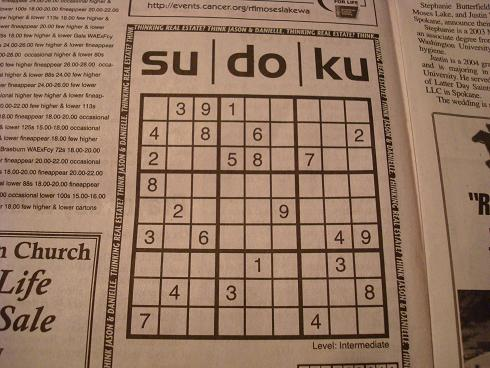
#> input picture sudoku9.jpg, 490 x 368 px
$ python contours2.py
#> lines starting #> are read from the running program, lines starting #| are printed output that depends on the picture; after the words box and inside, x2 and y2 are one past the last pixel; in counts of white or black regions, pixels touching at a corner belong together
import cv2
from imutils import contours as imutils_contours
import numpy as np
import math
import os

def order_points(points):
    """
        Credits to: https://www.pyimagesearch.com/2014/08/25/4-point-opencv-getperspective-transform-example/
    :param points: List of 4 points
    :return:
    """
    pts = np.array([item for sublist in points for item in sublist])
    rect = np.zeros((4, 2), dtype="float32")

    s = pts.sum(axis=1)
    rect[0] = pts[np.argmin(s)]
    rect[2] = pts[np.argmax(s)]

    diff = np.diff(pts, axis=1)
    rect[1] = pts[np.argmin(diff)]
    rect[3] = pts[np.argmax(diff)]

    return rect


def distance_between_points(point1, point2):
    return math.sqrt(math.pow((point2[0] - point1[0]), 2) + math.pow((point2[1] - point1[1]), 2))


def get_new_image_size_from_points(points):
    top_left, top_right, bottom_right, bottom_left = points

    print(top_left)
    print(top_right)
    print(bottom_right)
    print(bottom_left)

    top_width = int(distance_between_points(top_left, top_right))
    bottom_width = int(distance_between_points(bottom_left, bottom_right))
    max_width = max(top_width, bottom_width)

    left_height = int(distance_between_points(top_left, bottom_left))
    right_height = int(distance_between_points(top_right, bottom_right))
    max_height = max(left_height, right_height)

    return max_width, max_height


image = cv2.imread('sudoku9.jpg')
#> image is the input picture: shape (368, 490, 3); mean B, G, R 99.6, 120.7, 150.8
image = cv2.cvtColor(image, cv2.COLOR_BGR2GRAY)
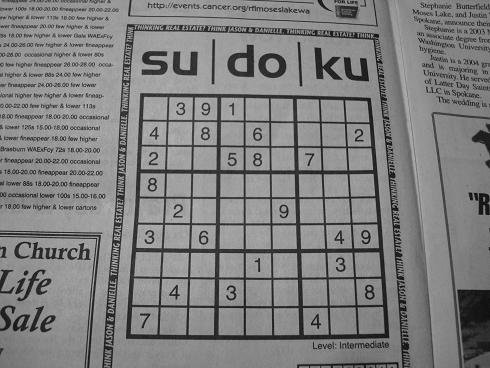
#> image: shape (368, 490); min 4, max 196, mean 127.3
blurred = cv2.GaussianBlur(image, (5, 5), cv2.BORDER_DEFAULT)
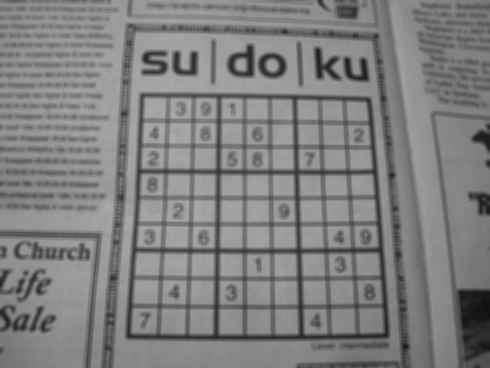
#> blurred: shape (368, 490); min 17, max 173, mean 127.3

threshold = cv2.adaptiveThreshold(blurred, 255, cv2.ADAPTIVE_THRESH_GAUSSIAN_C, cv2.THRESH_BINARY, 11, 2)
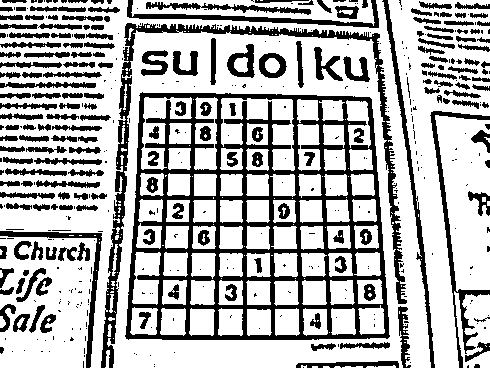
#> threshold: shape (368, 490); 69.8% white; 441 black regions (254 under 20 px), largest, box (x1, y1, x2, y2) and area: (125, 92, 390, 340) 19754, (101, 23, 407, 368) 5974, (430, 111, 490, 368) 1719
threshold = 255 - threshold
#> threshold: shape (368, 490); 30.2% white; 441 white regions (254 under 20 px)

contours, hierarchies = cv2.findContours(threshold, cv2.RETR_EXTERNAL, cv2.CHAIN_APPROX_SIMPLE)
#> contours = 359 contours, 213 with area under 20; largest, box (x1, y1, x2, y2) and area: (125, 92, 390, 340) 60203, (101, 23, 407, 368) 5298, (430, 111, 490, 368) 1286, (382, 0, 435, 368) 1243, (127, 0, 379, 28) 1044

print(f'Found {len(contours)} contour(s).')
#| Found 359 contour(s).

blank = np.zeros(image.shape[:2], dtype='uint8')
# cv.drawContours(blank, contours, -1, (255, 255, 255), -1)


max_area = 0
best_cnt = None
for cnt in contours:
    area = cv2.contourArea(cnt)
    if area > 1000:
        if area > max_area:
            max_area = area
            best_cnt = cnt
#> this loop made 359 passes
#> (area, max_area) on passes 178, 199: (1286, 1286), (60203, 60203)
#> area on passes 7, 21, 22, 23, 41, 42: 339, 82.5, 123.5, 160.5, 136.5, 186.5
#> after the loop, best_cnt = contour of 132 points, box (x1, y1, x2, y2) (125, 92, 390, 340), area 60203; max_area = 60203

cv2.drawContours(blank, best_cnt, -1, (255, 255, 255), 1)
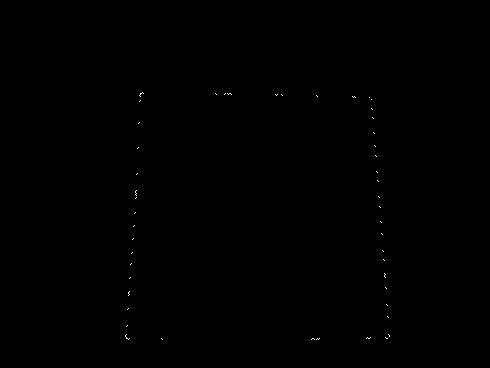
#> blank: shape (368, 490); 0.07% white in thin lines or dots, all inside (x1, y1, x2, y2) = (125, 92, 390, 340)
mask = np.zeros((image.shape[:2]), np.uint8)
cv2.drawContours(mask, [best_cnt], 0, 255, -1)
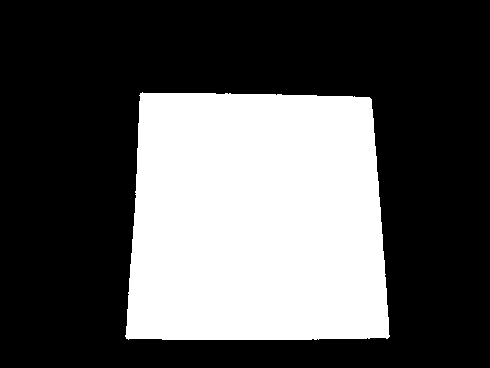
#> mask: shape (368, 490); 33.7% white; 1 white region, box (x1, y1, x2, y2) and area: (125, 92, 390, 340) 60692
cv2.drawContours(mask, [best_cnt], 0, 0, 2)
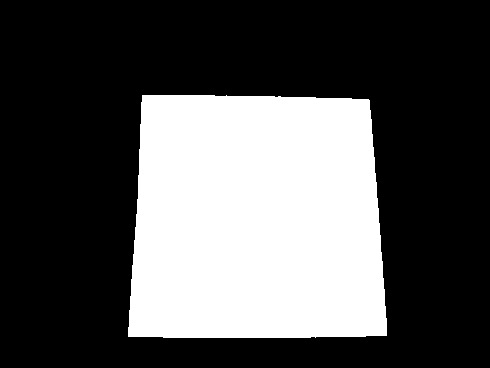
#> mask: shape (368, 490); 32.5% white; 1 white region, box (x1, y1, x2, y2) and area: (128, 95, 387, 338) 58681

# Must reorder points in correct position using order_points function!
corners = cv2.goodFeaturesToTrack(mask, 4, 0.1, 10)
#> corners = [[128, 336], [386, 335], [142, 95], [368, 100]]
corners = order_points(corners)
#> in order_points, `s = pts.sum(axis=1)`: s = [464, 721, 237, 468]
#> in order_points, `diff = np.diff(pts, axis=1)`: diff = [208, -51, -47, -268]
#> corners = [[142, 95], [368, 100], [386, 335], [128, 336]]
width, height = get_new_image_size_from_points(corners)
#> in get_new_image_size_from_points, `top_left, top_right, bottom_right, bottom_left = points`: top_left = [142, 95]; top_right = [368, 100]; bottom_right = [386, 335]; bottom_left = [128, 336]
#| [142.  95.]
#| [368. 100.]
#| [386. 335.]
#| [128. 336.]
#> in get_new_image_size_from_points, `top_width = int(distance_between_points(top_left, top_right))`: top_width = 226
#> in get_new_image_size_from_points, `bottom_width = int(distance_between_points(bottom_left, bottom_right))`: bottom_width = 258
#> in get_new_image_size_from_points, `left_height = int(distance_between_points(top_left, bottom_left))`: left_height = 241
#> in get_new_image_size_from_points, `right_height = int(distance_between_points(top_right, bottom_right))`: right_height = 235
#> in get_new_image_size_from_points, `max_height = max(left_height, right_height)`: max_height = 241
#> width = 258; height = 241
dst = np.array([
    [0, 0],
    [width - 1, 0],
    [width - 1, height - 1],
    [0, height - 1]], dtype="float32")
#> dst = [[0, 0], [257, 0], [257, 240], [0, 240]]

perspective_matrix = cv2.getPerspectiveTransform(corners, dst)
#> perspective_matrix = [[1.15, 0.067, -170.1], [-0.0262, 1.18, -108.7], [-0.000126, 0.000614, 1]]
warped = cv2.warpPerspective(image, perspective_matrix, (width, height))
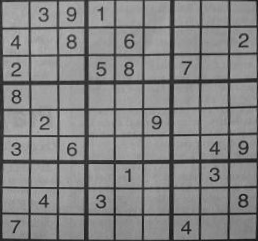
#> warped: shape (241, 258); min 19, max 190, mean 131.9
grid = np.copy(warped)
cv2.imwrite(f'./warped.png', warped)

cv2.imshow('warped', warped)

# Load image, grayscale, and adaptive threshold
image = cv2.imread('warped.png')
#> (the run stopped early here; a loop or call above may not have finished)

$ run again, with sudoku1.jpg copied over sudoku9.jpg
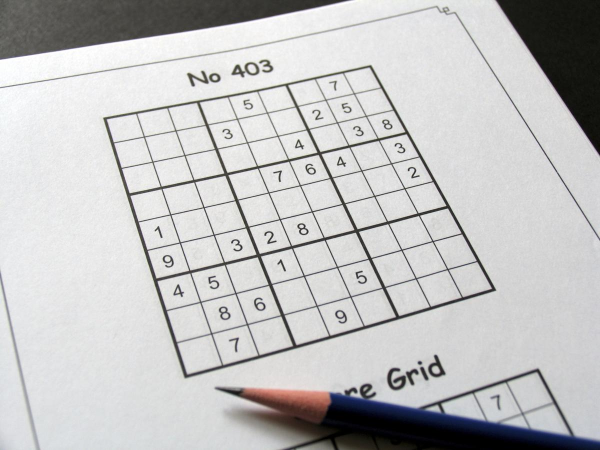
#> input picture sudoku1.jpg, 1200 x 900 px (shown at 1/2 size)
#> image is the input picture: shape (900, 1200, 3); mean B, G, R 194.2, 194.2, 194.4
#> image: shape (900, 1200)
#> contours = 1973 contours, 1940 with area under 20; largest, box (x1, y1, x2, y2) and area: (206, 130, 993, 757) 310632, (648, 737, 1200, 891) 23747, (0, 11, 1200, 481) 5339, (0, 0, 707, 119) 3621, (991, 0, 1200, 312) 1990
#| Found 1973 contour(s).
#> the loop `for cnt in contours:` made 1973 passes
#> (area, max_area) on passes 109, 145, 1563: (1161, 1161), (23747, 23747), (310632.5, 310632.5)
#> after the loop `for cnt in contours:`: best_cnt = contour of 1283 points, box (x1, y1, x2, y2) (206, 130, 993, 757), area 310632; max_area = 310632.5
#> blank: shape (900, 1200); 0.12% white in thin lines or dots, all inside (x1, y1, x2, y2) = (206, 130, 993, 757)
#> `cv2.drawContours(mask, [best_cnt], 0, 0, 2)`:
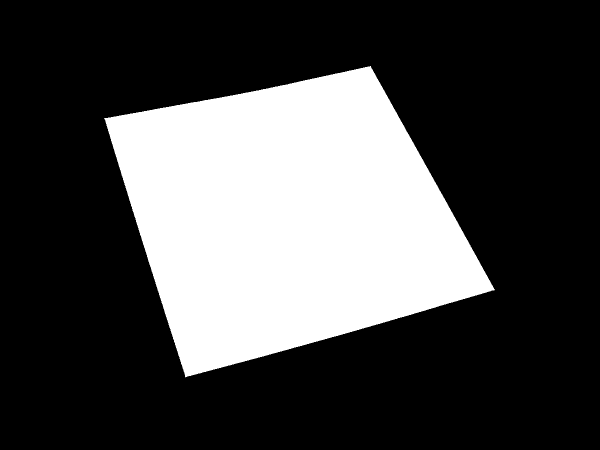
#> mask: shape (900, 1200) (shown at 1/2 size); 28.4% white; 1 white region, box (x1, y1, x2, y2) and area: (208, 132, 990, 755) 306753
#> `corners = cv2.goodFeaturesToTrack(mask, 4, 0.1, 10)`: corners = [[988, 579], [209, 237], [741, 132], [371, 753]]
#> s = [1567, 446, 873, 1124]
#> diff = [-409, 28, -609, 382]
#> `corners = order_points(corners)`: corners = [[209, 237], [741, 132], [988, 579], [371, 753]]
#> top_left = [209, 237]; top_right = [741, 132]; bottom_right = [988, 579]; bottom_left = [371, 753]
#| [209. 237.]
#| [741. 132.]
#| [988. 579.]
#| [371. 753.]
#> top_width = 542
#> bottom_width = 641
#> left_height = 540
#> right_height = 510
#> max_height = 540
#> width = 641; height = 540
#> dst = [[0, 0], [640, 0], [640, 539], [0, 539]]
#> perspective_matrix = [[1.14, -0.358, -153.6], [0.257, 1.3, -362.3], [-7.31e-05, 0.000466, 1]]
#> `warped = cv2.warpPerspective(image, perspective_matrix, (width, height))`:
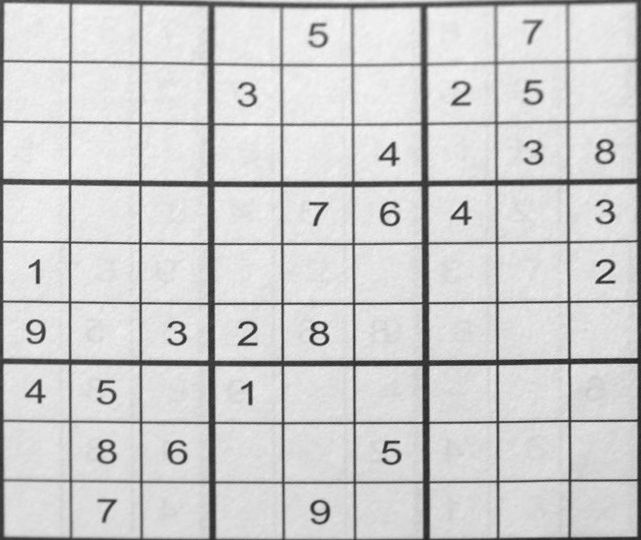
#> warped: shape (540, 641); min 31, max 248, mean 206.2

$ run again, with sudoku2.jpg copied over sudoku9.jpg
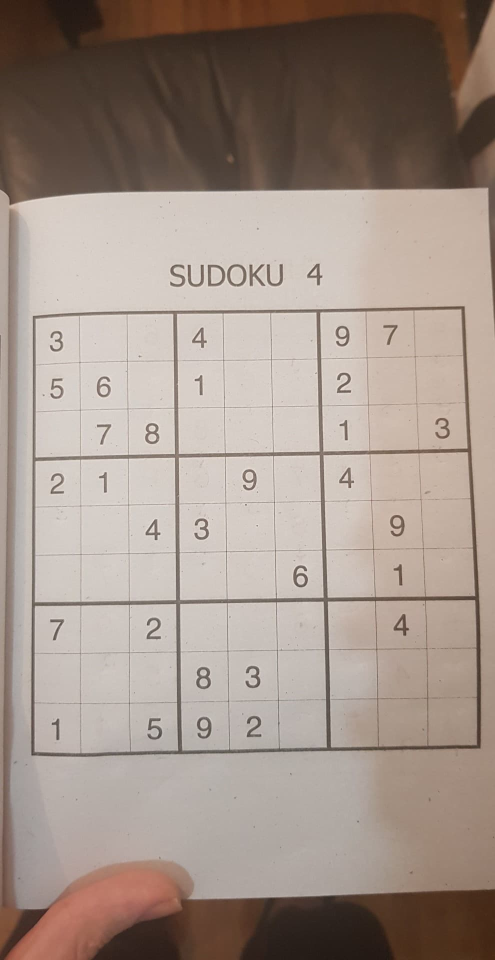
#> input picture sudoku2.jpg, 990 x 1920 px (shown at 1/2 size)
#> image is the input picture: shape (1920, 990, 3); mean B, G, R 137.1, 146.7, 161.5
#> image: shape (1920, 990)
#> contours = 559 contours, 528 with area under 20; largest, box (x1, y1, x2, y2) and area: (62, 612, 962, 1514) 781728, (0, 370, 990, 674) 5872, (4, 417, 28, 1814) 4512, (351, 1779, 990, 1828) 2878, (455, 528, 493, 573) 1344
#| Found 559 contour(s).
#> the loop `for cnt in contours:` made 559 passes
#> (area, max_area) on passes 75, 315: (2878, 2878), (781727.5, 781727.5)
#> after the loop `for cnt in contours:`: best_cnt = contour of 616 points, box (x1, y1, x2, y2) (62, 612, 962, 1514), area 781728; max_area = 781727.5
#> blank: shape (1920, 990); 0.03% white in thin lines or dots, all inside (x1, y1, x2, y2) = (62, 612, 962, 1514)
#> `cv2.drawContours(mask, [best_cnt], 0, 0, 2)`:
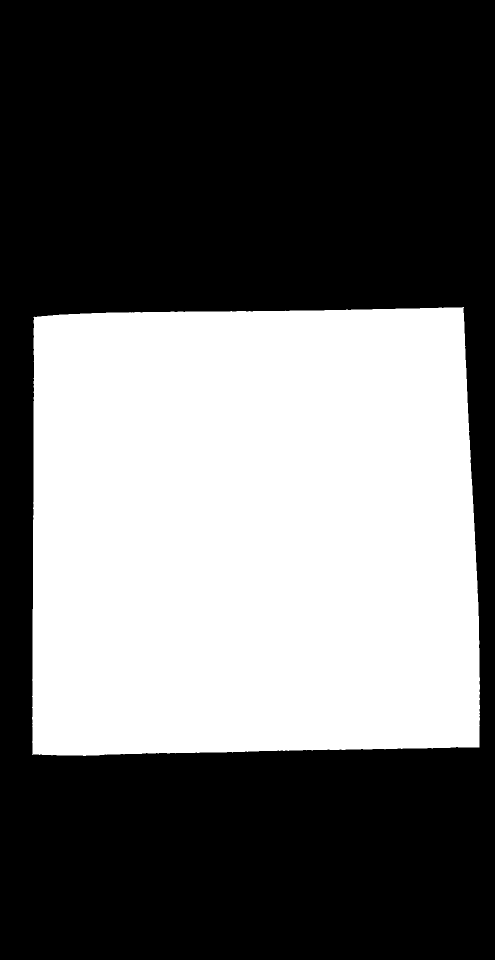
#> mask: shape (1920, 990) (shown at 1/2 size); 40.8% white; 1 white region, box (x1, y1, x2, y2) and area: (64, 614, 960, 1512) 776147
#> `corners = cv2.goodFeaturesToTrack(mask, 4, 0.1, 10)`: corners = [[68, 634], [927, 614], [65, 1508], [958, 1494]]
#> s = [702, 1541, 1573, 2452]
#> diff = [566, -313, 1443, 536]
#> `corners = order_points(corners)`: corners = [[68, 634], [927, 614], [958, 1494], [65, 1508]]
#> top_left = [68, 634]; top_right = [927, 614]; bottom_right = [958, 1494]; bottom_left = [65, 1508]
#| [ 68. 634.]
#| [927. 614.]
#| [ 958. 1494.]
#| [  65. 1508.]
#> top_width = 859
#> bottom_width = 893
#> left_height = 874
#> right_height = 880
#> width = 893; height = 880
#> dst = [[0, 0], [892, 0], [892, 879], [0, 879]]
#> perspective_matrix = [[1.08, 0.0037, -75.63], [0.0251, 1.08, -684.4], [1e-05, 4.64e-05, 1]]
#> `warped = cv2.warpPerspective(image, perspective_matrix, (width, height))`:
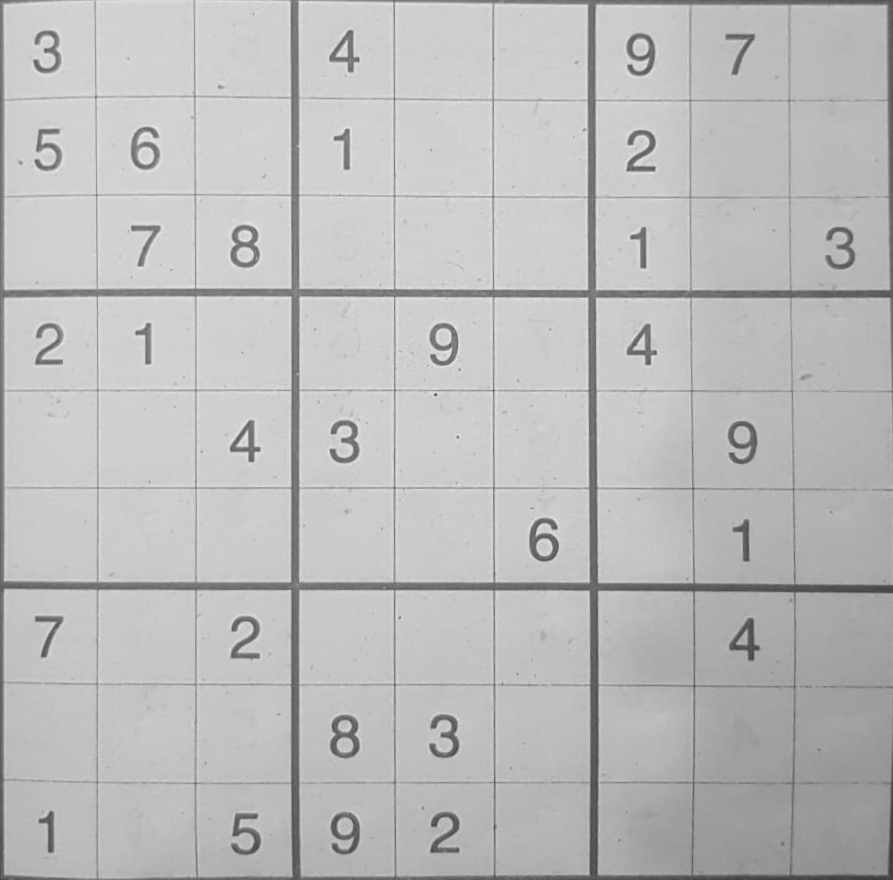
#> warped: shape (880, 893); min 57, max 240, mean 187.9

$ run again, with sudoku5.jpg copied over sudoku9.jpg
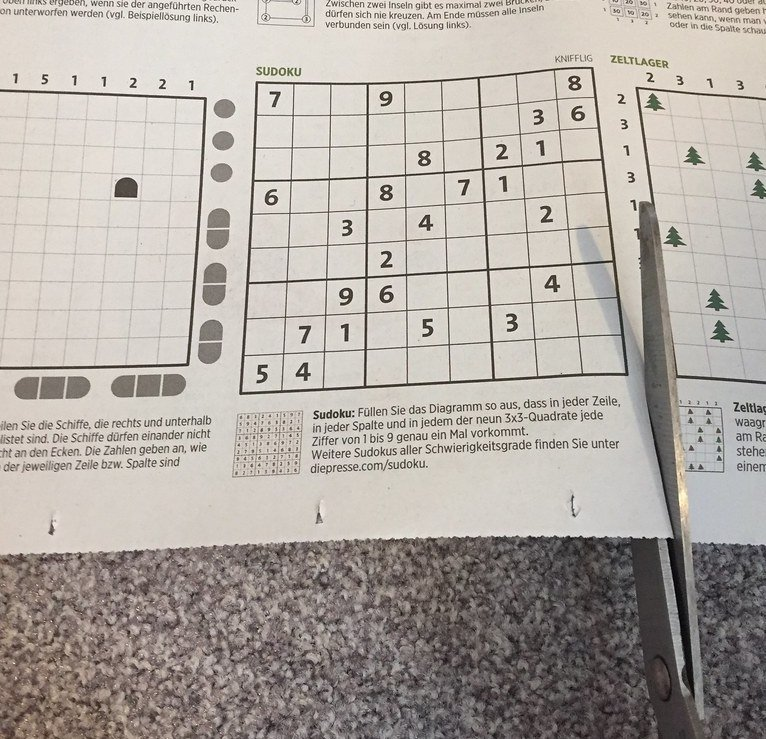
#> input picture sudoku5.jpg, 766 x 739 px
#> image is the input picture: shape (739, 766, 3); mean B, G, R 163.8, 170.1, 176.7
#> image: shape (739, 766)
#> contours = 1647 contours, 958 with area under 20; largest, box (x1, y1, x2, y2) and area: (238, 66, 630, 396) 112332, (633, 86, 766, 739) 6080, (353, 535, 694, 739) 4583, (0, 88, 208, 371) 2402, (192, 607, 301, 696) 1782
#| Found 1647 contour(s).
#> the loop `for cnt in contours:` made 1647 passes
#> (area, max_area) on passes 373, 538, 1470, 1490: (1782, 1782), (4583, 4583), (6080.5, 6080.5), (112332, 112332)
#> after the loop `for cnt in contours:`: best_cnt = contour of 196 points, box (x1, y1, x2, y2) (238, 66, 630, 396), area 112332; max_area = 112332
#> blank: shape (739, 766); 0.03% white in thin lines or dots, all inside (x1, y1, x2, y2) = (238, 66, 630, 396)
#> `corners = cv2.goodFeaturesToTrack(mask, 4, 0.1, 10)`: corners = [[241, 392], [626, 374], [257, 82], [591, 68]]
#> s = [633, 1000, 339, 659]
#> diff = [151, -252, -175, -523]
#> `corners = order_points(corners)`: corners = [[257, 82], [591, 68], [626, 374], [241, 392]]
#> top_left = [257, 82]; top_right = [591, 68]; bottom_right = [626, 374]; bottom_left = [241, 392]
#| [257.  82.]
#| [591.  68.]
#| [626. 374.]
#| [241. 392.]
#> top_width = 334
#> bottom_width = 385
#> left_height = 310
#> right_height = 307
#> max_height = 310
#> width = 385; height = 310
#> dst = [[0, 0], [384, 0], [384, 309], [0, 309]]
#> perspective_matrix = [[1.2, 0.0617, -312.5], [0.0504, 1.2, -111.6], [5.33e-06, 0.000517, 1]]
#> `warped = cv2.warpPerspective(image, perspective_matrix, (width, height))`:
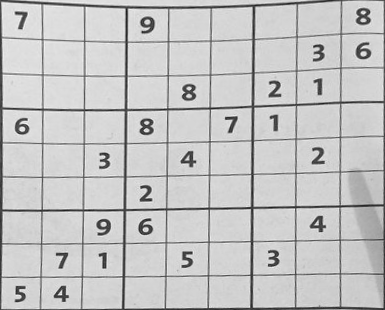
#> warped: shape (310, 385); min 26, max 252, mean 196.4
